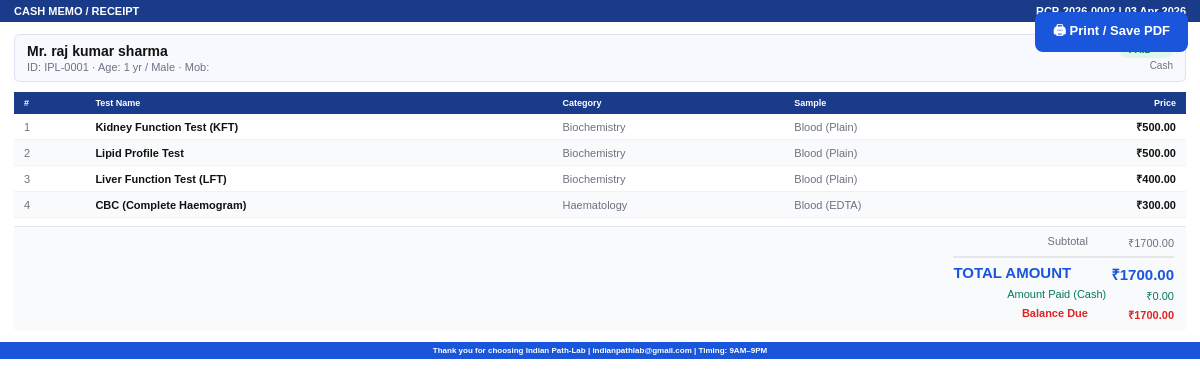
The app's page /booking/2/bill-print/ (signed in) with its own data.
### lab/models.py (models this page shows, shortened)
class Booking(models.Model):
    STATUS = [('pending','Pending'),('sample_collected','Sample Collected'),('processing','Processing'),('ready','Ready'),('delivered','Delivered')]
    PAYMENT_MODES = [('Cash','Cash'),('UPI/GPay','UPI/GPay'),('Card','Card'),('Cheque','Cheque'),('Credit','Credit')]
    receipt_id   = models.CharField(max_length=30, unique=True, editable=False)
    patient      = models.ForeignKey(Patient, on_delete=models.CASCADE, related_name='bookings')
    ref_doctor   = models.ForeignKey(Doctor, on_delete=models.SET_NULL, null=True, blank=True)
    tests        = models.ManyToManyField(Test, blank=True)
    booking_date = models.DateField(default=datetime.date.today)
    sample_date  = models.DateField(default=datetime.date.today)
    status       = models.CharField(max_length=20, choices=STATUS, default='sample_collected')
    subtotal     = models.DecimalField(max_digits=10, decimal_places=2, default=0)
    discount_pct = models.DecimalField(max_digits=5, decimal_places=2, default=0)
    referral_pct = models.DecimalField(max_digits=5, decimal_places=2, default=0)
    discount_amt = models.DecimalField(max_digits=10, decimal_places=2, default=0)
    total        = models.DecimalField(max_digits=10, decimal_places=2, default=0)
    paid         = models.DecimalField(max_digits=10, decimal_places=2, default=0)
    due          = models.DecimalField(max_digits=10, decimal_places=2, default=0)
    payment_mode = models.CharField(max_length=20, choices=PAYMENT_MODES, default='Cash')
    created_by   = models.ForeignKey(User, on_delete=models.SET_NULL, null=True, related_name='bookings_created')
    created_at   = models.DateTimeField(auto_now_add=True)
    class Meta: ordering = ['-created_at']

class Patient(models.Model):
    HONORIFICS = [
        ('Mr.','Mr.'),('Mrs.','Mrs.'),('Ms.','Ms.'),('Miss','Miss'),
        ('Dr.','Dr.'),('Prof.','Prof.'),('Master','Master'),('Baby','Baby'),
        ('M/s','M/s'),
    ]
    AGE_UNITS = [('Years','Years'),('Months','Months'),('Days','Days')]
    GENDERS = [('Male','Male'),('Female','Female'),('Child (M)','Child (M)'),('Child (F)','Child (F)'),('Other','Other')]
    PRIORITIES = [('Normal','Normal'),('Urgent','Urgent'),('Emergency','Emergency')]
    BLOODS = [('','Unknown'),('A+','A+'),('A-','A-'),('B+','B+'),('B-','B-'),
              ('AB+','AB+'),('AB-','AB-'),('O+','O+'),('O-','O-')]
    patient_id  = models.CharField(max_length=20, unique=True, editable=False)
    honorific   = models.CharField(max_length=10, choices=[('Mr.','Mr.'),('Mrs.','Mrs.'),('Ms.','Ms.'),('Miss','Miss'),('Dr.','Dr.'),('Prof.','Prof.'),('Master','Master'),('Baby','Baby'),('M/s','M/s')], default='Mr.')
    age_unit    = models.CharField(max_length=10, choices=[('Years','Years'),('Months','Months'),('Days','Days')], default='Years')
    user        = models.OneToOneField(User, on_delete=models.SET_NULL, null=True, blank=True, related_name='patient_profile')
    first_name  = models.CharField(max_length=100)
    last_name   = models.CharField(max_length=100, blank=True)
    age         = models.PositiveIntegerField()
    gender      = models.CharField(max_length=20, choices=GENDERS, default='Male')
    mobile      = models.CharField(max_length=20, blank=True)
    email       = models.EmailField(blank=True)
    address     = models.TextField(blank=True)
    blood_group = models.CharField(max_length=5, choices=BLOODS, blank=True)
    referring_doctor = models.ForeignKey(Doctor, on_delete=models.SET_NULL, null=True, blank=True)
    priority    = models.CharField(max_length=20, choices=PRIORITIES, default='Normal')
    photo       = models.ImageField(upload_to='photos/', null=True, blank=True)
    custom_display_id = models.CharField(max_length=50, blank=True, help_text='Custom ID on reports')
    registered_at = models.DateTimeField(auto_now_add=True)
    class Meta: ordering = ['-registered_at']
    @property
    def full_name(self): return f"{self.first_name} {self.last_name}".strip()
    @property
    def salutation(self):
        return self.honorific

class Test(models.Model):
    CATEGORIES = [
        ('Haematology','Haematology'),('Biochemistry','Biochemistry'),
        ('Serology','Serology'),('Clinical Pathology','Clinical Pathology'),
        ('Histopathology','Histopathology'),('Hormones','Hormones'),
    ]
    SAMPLES = [
        ('Blood (EDTA)','Blood (EDTA)'),('Blood (Plain)','Blood (Plain)'),
        ('Urine','Urine'),('Stool','Stool'),('Swab','Swab'),
        ('Sputum','Sputum'),('Semen','Semen'),('Tissue','Tissue'),
        ('Sodium Citrate','Sodium Citrate'),('Heparin','Heparin'),('Floride','Floride'),
    ]
    name     = models.CharField(max_length=200)
    full_name = models.CharField(max_length=300, blank=True, help_text='Optional full name (e.g. "Complete Blood Count" for CBC). If set, this shows on reports instead of short name.')
    category = models.CharField(max_length=50, choices=CATEGORIES, default='Haematology')
    price    = models.DecimalField(max_digits=8, decimal_places=2, default=0)
    sample   = models.CharField(max_length=30, choices=SAMPLES, default='Blood (Plain)')
    tat      = models.CharField(max_length=50, blank=True)
    active   = models.BooleanField(default=True)
    class Meta: ordering = ['category','name']

### lab/views.py (the view)
# urls.py: path('booking/<int:pk>/bill-print/',    views.bill_print,         name='bill_print'),
@login_required
@doc_access
def bill_print(request, pk):
    from .models import LabSettings
    booking = get_object_or_404(Booking.objects.select_related('patient','ref_doctor').prefetch_related('tests'), pk=pk)
    lab = LabSettings.get()
    return render(request, 'lab/bill_pdf.html', {'booking': booking, 'letterhead': False, 'lab': lab})

### lab/context_processors.py (called while the page is built)
def lab_context(request):
    role = 'anonymous'
    if request.user.is_authenticated:
        try:
            role = request.user.profile.role
        except Exception:
            role = 'patient'
    try:
        from .models import LabSettings
        lab = LabSettings.get()
    except Exception:
        lab = None
    lab_name = lab.lab_name if lab else 'Indian Path-Lab'
    lab_phone = lab.phone if lab else '9213303786, 9971404170'
    return {'user_role': role, 'LAB_NAME': lab_name, 'LAB_PHONE': lab_phone, 'LAB': lab}

### lab/models.py (called while the page is built)
    @classmethod
    def get(cls):
        obj, _ = cls.objects.get_or_create(pk=1)
        return obj

### lab/views.py (called while the page is built)
def role_required(*roles):
    def dec(fn):
        @wraps(fn)
        def inner(request, *a, **kw):
            if not request.user.is_authenticated:
                return redirect('login')
            try:
                if request.user.profile.role not in roles and not request.user.is_superuser:
                    messages.error(request, "Access denied.")
                    return redirect('dashboard')
            except UserProfile.DoesNotExist:
                return redirect('login')
            return fn(request, *a, **kw)
        return inner
    return dec

### lab/templates/lab/bill_pdf.html (shortened to what this page needs)
<!DOCTYPE html><html lang="en"><head><meta charset="UTF-8"><title>Bill — {{ booking.receipt_id }}</title>
</head><body>
<button class="pbtn no-print" onclick="doPrint()">🖨 Print / Save PDF</button>
<div class="tbar"><span>CASH MEMO / RECEIPT</span><span>{{ booking.receipt_id }} | {{ booking.booking_date|date:"d M Y" }}</span></div>
<div class="bw">
  <div class="pr">
    <div><div style="font-size:14px;font-weight:700">{{ booking.patient.salutation }} {{ booking.patient.full_name }}</div>
    <div style="font-size:11px;color:#6b7280;margin-top:2px">ID: {{ booking.patient.patient_id }} · Age: {{ booking.patient.age }} yr / {{ booking.patient.gender }} · Mob: {{ booking.patient.mobile }}</div>
    {% if booking.ref_doctor %}<div style="font-size:11px;color:#6b7280">Ref. Dr: {{ booking.ref_doctor.name }}</div>{% endif %}</div>
    <div style="text-align:right"><span style="background:#def7ec;color:#057a55;padding:3px 10px;border-radius:12px;font-size:10px;font-weight:700">PAID ✓</span><div style="font-size:10px;color:#6b7280;margin-top:5px">{{ booking.payment_mode }}</div></div>
  </div>
  <table class="pt"><thead><tr><th>#</th><th>Test Name</th><th>Category</th><th>Sample</th><th style="text-align:right">Price</th></tr></thead>
  <tbody>{% for t in booking.tests.all %}<tr><td style="color:#6b7280">{{ forloop.counter }}</td><td style="font-weight:600">{{ t.name }}</td><td style="color:#6b7280">{{ t.category }}</td><td style="color:#6b7280">{{ t.sample }}</td><td style="text-align:right;font-weight:700">₹{{ t.price }}</td></tr>{% endfor %}</tbody></table>
  <div class="tots">
    <div class="tr"><span>Subtotal</span><span>₹{{ booking.subtotal }}</span></div>
    <div class="tr tg"><span>TOTAL AMOUNT</span><span>₹{{ booking.total }}</span></div>
    <div class="tr" style="color:#057a55"><span>Amount Paid ({{ booking.payment_mode }})</span><span>₹{{ booking.paid }}</span></div>
    {% if booking.due > 0 %}<div class="tr" style="color:#e02424;font-weight:700"><span>Balance Due</span><span>₹{{ booking.due }}</span></div>{% endif %}
  </div>
</div>
<div class="fb">Thank you for choosing Indian Path-Lab | indianpathlab@gmail.com | Timing: 9AM–9PM</div>
</body></html>

### records on screen
Booking: receipt_id "RCP-2026-0002", booking_date "03 Apr 2026", patient.salutation "Mr.", patient.full_name "raj kumar sharma", patient.patient_id "IPL-0001", patient.age "1", patient.gender "Male", payment_mode "Cash", subtotal "1700.00", total "1700.00", paid "0.00", due "1700.00"
Test: name "Kidney Function Test (KFT)", category "Biochemistry", sample "Blood (Plain)", price "500.00"
Test: name "Lipid Profile Test", category "Biochemistry", sample "Blood (Plain)", price "500.00"
Test: name "Liver Function Test (LFT)", category "Biochemistry", sample "Blood (Plain)", price "400.00"
Test: name "CBC (Complete Haemogram)", category "Haematology", sample "Blood (EDTA)", price "300.00"
